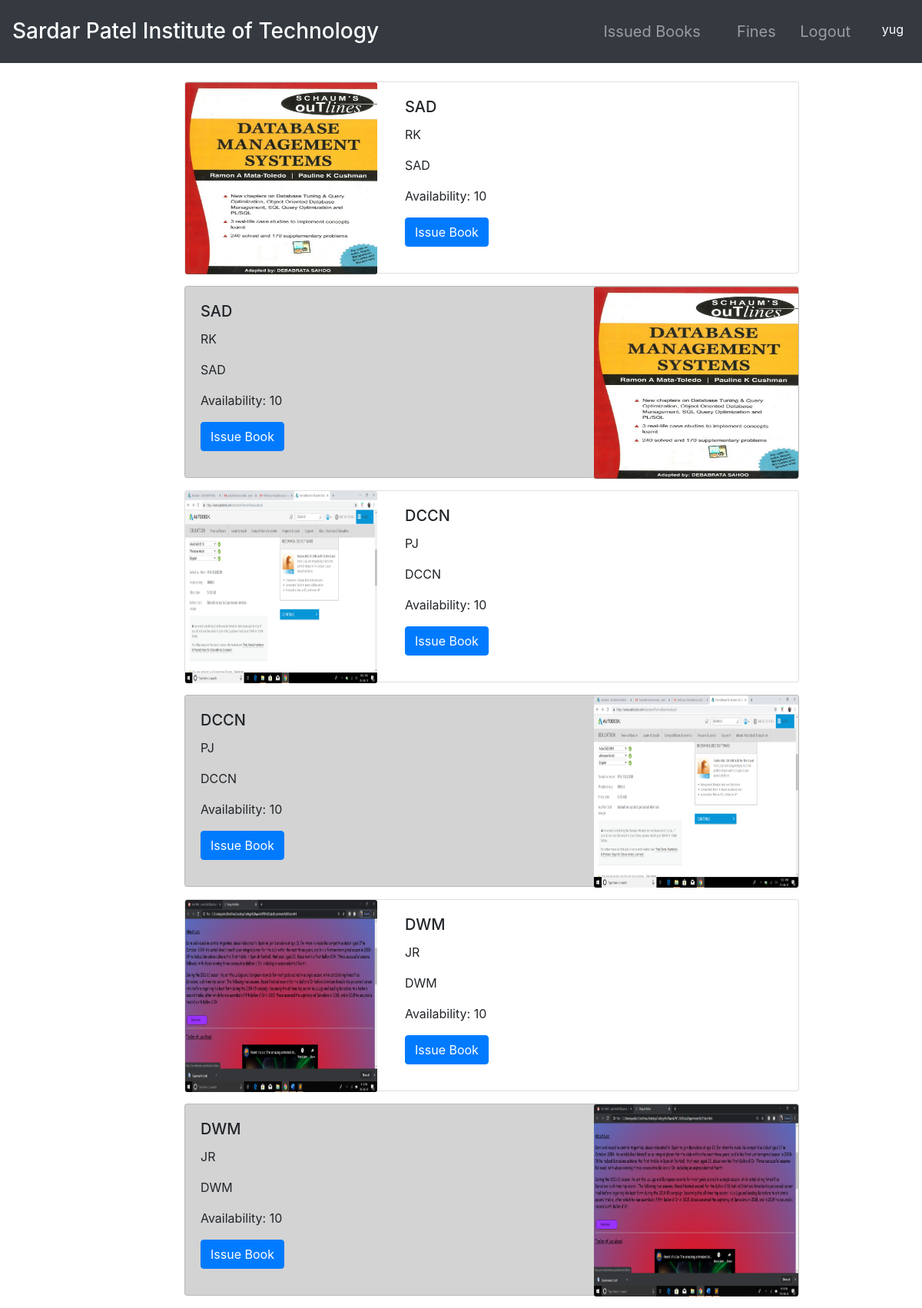
Screenshot of /home/ (signed in) with the database file from the repository.
### lib/models.py (models this page shows, shortened)
class Books(models.Model):
	book_title = models.CharField(max_length=100)
	book_image = models.ImageField(default = 'default.jpg', upload_to = 'book_pics')
	author_name = models.CharField(max_length=100)
	book_description = models.CharField(max_length=200)
	book_subject = models.CharField(max_length=100)
	book_quantity = models.IntegerField(default=10)

### lib/views.py (the view)
# urls.py: 2. Add a URL to urlpatterns:  path('', views.home, name='home')
def home(request):
	if Librarian.objects.filter(user=request.user).first():
		print("lib")
		return render(request,"lib/librarian_home.html")
	else:
		books = Books.objects.all()
		print("mem")
		return render(request,"lib/member_home.html", {'books':books})

### lib/templates/lib/member_home.html (shortened to what this page needs)
{% load static %}
<!DOCTYPE html>
<html lang="en">
<head>
  <link rel="stylesheet" href="https://maxcdn.bootstrapcdn.com/bootstrap/4.4.1/css/bootstrap.min.css">
</head>
<body>
  <nav class="navbar navbar-expand-sm bg-dark navbar-dark">
    <ul class="navbar-nav">
      <li class="nav-item active">
        <p class="text-light"><h3 style="color: white;">Sardar Patel Institute of Technology</h3></p>
      </li>
    </ul>
    <ul class="navbar-nav ml-auto">
      <li class="nav-item">
        <a class="text-ligt nav-link" href="#" style="font-size: 20px;margin-left: -50%;">Issued Books</a>
      </li>
      <li class="nav-item">
        <a class="text-ligt nav-link" href="#" style="font-size: 20px;margin-left: -60%;">Fines</a>
      </li>
      <li class="nav-item">
        <a class="text-ligt nav-link" href="{% url 'logout' %} " style="font-size: 20px;margin-left: -30%;">Logout</a>
      </li>
      <li class="nav-item">
        <a class="text-ligt nav-link" href="#" style="color: white;" style="font-size: 20px;margin-left: -10%;">{{user.username}}</a>
      </li>
    </ul>
  </nav>
<br>
  {% if books %}
  {% for book in books %}
  <div class="card mb-3" style="max-width: 940px;left: 20%;height: 250px;width: 800px;">
    <div class="row no-gutters">
      <div class="col-md-4">
        <img src="{{ book.book_image.url }}" class="card-img" alt="..." style="height: 250px;width: 250px;">
      </div>
      <div class="col-md-8">
        <div class="card-body">
          <h5 class="card-title">{{ book.book_title }}</h5>
          <p class="card-text">{{ book.author_name }}</p>
          <p class="card-text">{{ book.book_description }}</p>
          <p class="card-text">Availability: {{ book.book_quantity }}</p>
          <a href="{% url 'issue-book' book.id %}" role="button"><button class="btn btn-primary" style="margin-bottom: 20px;">Issue Book</button></a>
        </div>
      </div>
    </div>
  </div>
  <div class="card mb-3" style="max-width: 940px;left: 20%;height: 250px;width: 800px;background-color: lightgrey;">
    <div class="row no-gutters">
      <div class="col-md-8">
        <div class="card-body">
          <h5 class="card-title">{{ book.book_title }}</h5>
          <p class="card-text">{{ book.author_name }}</p>
          <p class="card-text">{{ book.book_description }}</p>
          <p class="card-text">Availability: {{ book.book_quantity }}</p>
          <a href="{% url 'issue-book' book.id %}" role="button"><button class="btn btn-primary" style="margin-bottom: 20px;">Issue Book</button></a>
        </div>
      </div>
      <div class="col-md-4">
        <img src="{{ book.book_image.url }}" class="card-img" alt="..." style="height: 250px;">
      </div>
    </div>
  </div>
  {% endfor %}
  {% endif %}

### lib/templates/lib/member_home.html (style rules this page uses)
html, body { overflow-x: hidden; background-image: url("https://img.freepik.com/free-photo/abstract-techno-background-with-connecting-lines_1048-5570.jpg?size=626&ext=jpg"); background-size: cover; }

### rows the page displays
Books: book_image (picture), book_title "SAD", author_name "RK", book_description "SAD", book_quantity "10"
Books: book_image (picture), book_title "DCCN", author_name "PJ", book_description "DCCN", book_quantity "10"
Books: book_image (picture), book_title "DWM", author_name "JR", book_description "DWM", book_quantity "10"

### other values shown
{{ user.username }} "yug"
